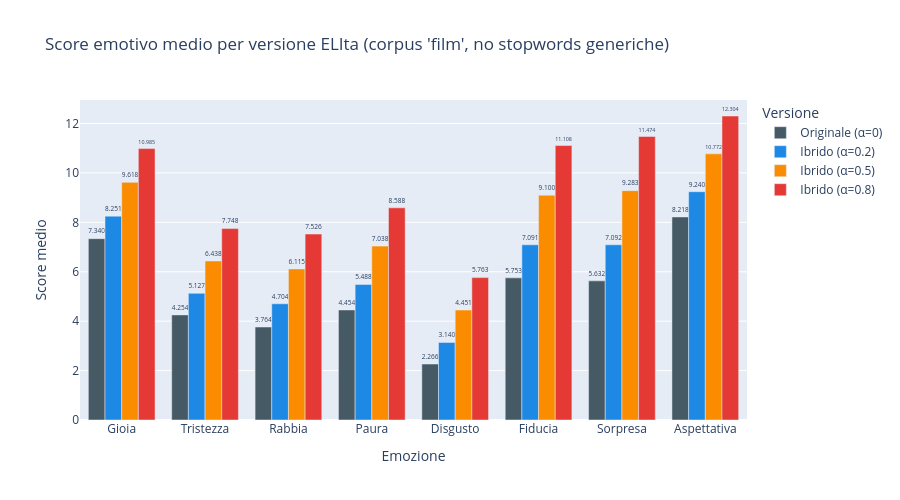

The cell this chart's notebook holds for it:
### Code cell
# 4. Grafico riassuntivo: punteggi medi per emozione nelle 4 versioni
import plotly.express as px

means_data = []
for vname in MATRICES.keys():
    for emo in BASIC_EMOTIONS:
        means_data.append({
            "Versione": vname,
            "Emozione": emo.capitalize(),
            "Score medio": results_clean[vname][emo].mean()
        })

df_means_plot = pd.DataFrame(means_data)

fig = px.bar(
    df_means_plot,
    x="Emozione", y="Score medio",
    color="Versione",
    barmode="group",
    title="Score emotivo medio per versione ELIta (corpus 'film', no stopwords generiche)",
    color_discrete_sequence=["#455A64", "#1E88E5", "#FB8C00", "#E53935"],
    text_auto=".3f"
)
fig.update_traces(textposition="outside", textfont_size=9)
fig.update_layout(height=500)
fig.show()

print()
print("Nota: se le barre delle 4 versioni sono quasi identiche, significa che")
print("il ricalcolo cambia poco i punteggi assoluti medi ma può cambiare")
print("la distribuzione interna di singoli commenti (vedi matrice di transizione).")

### Figure 1 — Plotly figure (JSON) as saved in the notebook; plotly's stock layout.template omitted (floating-point values rounded to 4 significant figures)
{"data": [{"alignmentgroup": "True", "hovertemplate": "Versione=Originale (α=0)<br>Emozione=%{x}<br>Score medio=%{y}<extra></extra>", "legendgroup": "Originale (α=0)", "marker": {"color": "#455A64", "pattern": {"shape": ""}}, "name": "Originale (α=0)", "offsetgroup": "Originale (α=0)", "orientation": "v", "showlegend": true, "textposition": "outside", "texttemplate": "%{y:.3f}", "x": ["Gioia", "Tristezza", "Rabbia", "Paura", "Disgusto", "Fiducia", "Sorpresa", "Aspettativa"], "xaxis": "x", "y": [7.34, 4.254, 3.764, 4.454, 2.266, 5.753, 5.632, 8.218], "yaxis": "y", "type": "bar", "textfont": {"size": 9}}, {"alignmentgroup": "True", "hovertemplate": "Versione=Ibrido (α=0.2)<br>Emozione=%{x}<br>Score medio=%{y}<extra></extra>", "legendgroup": "Ibrido (α=0.2)", "marker": {"color": "#1E88E5", "pattern": {"shape": ""}}, "name": "Ibrido (α=0.2)", "offsetgroup": "Ibrido (α=0.2)", "orientation": "v", "showlegend": true, "textposition": "outside", "texttemplate": "%{y:.3f}", "x": ["Gioia", "Tristezza", "Rabbia", "Paura", "Disgusto", "Fiducia", "Sorpresa", "Aspettativa"], "xaxis": "x", "y": [8.251, 5.127, 4.704, 5.488, 3.14, 7.091, 7.092, 9.24], "yaxis": "y", "type": "bar", "textfont": {"size": 9}}, {"alignmentgroup": "True", "hovertemplate": "Versione=Ibrido (α=0.5)<br>Emozione=%{x}<br>Score medio=%{y}<extra></extra>", "legendgroup": "Ibrido (α=0.5)", "marker": {"color": "#FB8C00", "pattern": {"shape": ""}}, "name": "Ibrido (α=0.5)", "offsetgroup": "Ibrido (α=0.5)", "orientation": "v", "showlegend": true, "textposition": "outside", "texttemplate": "%{y:.3f}", "x": ["Gioia", "Tristezza", "Rabbia", "Paura", "Disgusto", "Fiducia", "Sorpresa", "Aspettativa"], "xaxis": "x", "y": [9.618, 6.438, 6.115, 7.038, 4.451, 9.1, 9.283, 10.77], "yaxis": "y", "type": "bar", "textfont": {"size": 9}}, {"alignmentgroup": "True", "hovertemplate": "Versione=Ibrido (α=0.8)<br>Emozione=%{x}<br>Score medio=%{y}<extra></extra>", "legendgroup": "Ibrido (α=0.8)", "marker": {"color": "#E53935", "pattern": {"shape": ""}}, "name": "Ibrido (α=0.8)", "offsetgroup": "Ibrido (α=0.8)", "orientation": "v", "showlegend": true, "textposition": "outside", "texttemplate": "%{y:.3f}", "x": ["Gioia", "Tristezza", "Rabbia", "Paura", "Disgusto", "Fiducia", "Sorpresa", "Aspettativa"], "xaxis": "x", "y": [10.99, 7.748, 7.526, 8.588, 5.763, 11.11, 11.47, 12.3], "yaxis": "y", "type": "bar", "textfont": {"size": 9}}], "layout": {"xaxis": {"anchor": "y", "domain": [0.0, 1.0], "title": {"text": "Emozione"}}, "yaxis": {"anchor": "x", "domain": [0.0, 1.0], "title": {"text": "Score medio"}}, "legend": {"title": {"text": "Versione"}, "tracegroupgap": 0}, "title": {"text": "Score emotivo medio per versione ELIta (corpus 'film', no stopwords generiche)"}, "barmode": "group", "height": 500}}
